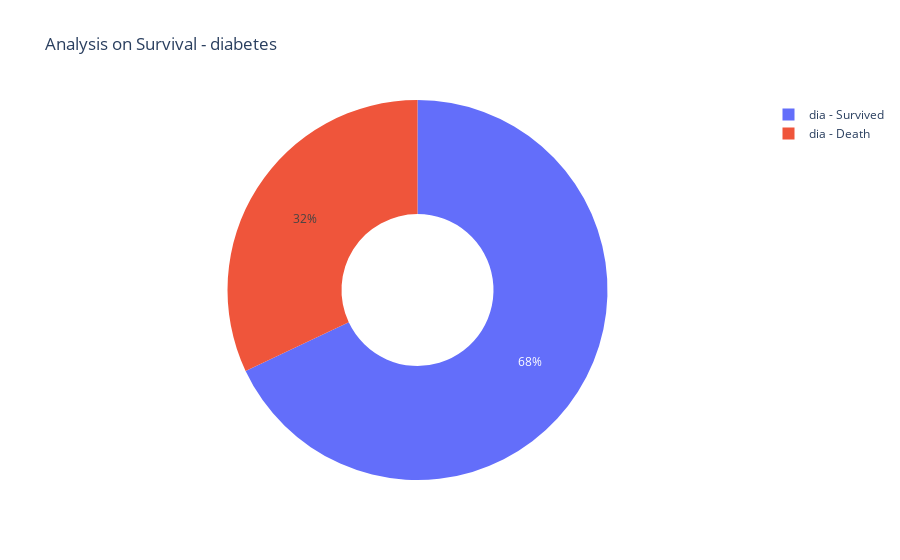

The notebook cell saved with this chart:
### Markdown cell above
300개의 데이터 중 
당뇨 존재 : 41.8%
당뇨 X 사망 : 18.7%
당뇨 O 사망 : 13.4%

### Code cell
#당뇨 발생시 사망률

yes_dia = data[data["diabetes"] == 1] #yes

dia_survi = yes_dia[data["DEATH_EVENT"]==0]
dia_death = yes_dia[data["DEATH_EVENT"]==1] 

labels = ['dia - Survived','dia - Death']
values = [len(yes_dia[data["DEATH_EVENT"]==0]),len(yes_dia[data["DEATH_EVENT"]==1])]

fig = go.Figure(data=[go.Pie(labels=labels, values=values, hole=.4)])
fig.update_layout(
    title_text="Analysis on Survival - diabetes")

fig.show()

### Figure 1 — Plotly figure (JSON) as saved in the notebook; plotly's stock layout.template omitted (floating-point values rounded to 4 significant figures)
{"data": [{"hole": 0.4, "labels": ["dia - Survived", "dia - Death"], "type": "pie", "values": [85, 40]}], "layout": {"title": {"text": "Analysis on Survival - diabetes"}}}
